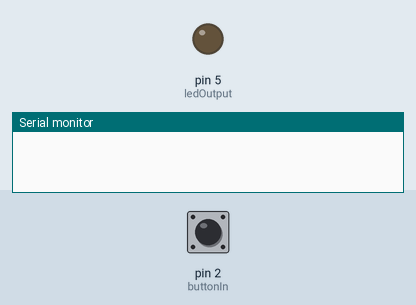
This sketch was run on a simulated Arduino Uno, built with avr-gcc and run on an emulated ATmega328P. Parts: output pins drawn as LEDs (lit = HIGH), the last lines printed to the serial monitor. Inputs (shaded band) come from the test bench; at power-on: pin 2 (buttonIn) HIGH.

Above: at 1.2 s.
1.3 s: pin 2 (buttonIn) pulled LOW for 0.15 s
At 1.8 s:
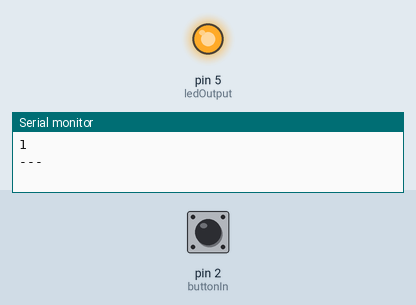
2.9 s: pin 2 (buttonIn) pulled LOW for 1 s
At 4.2 s:
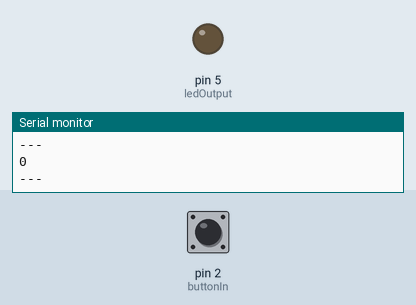
5.4 s: pin 2 (buttonIn) pulled LOW for 3.2 s
At 6.1 s:
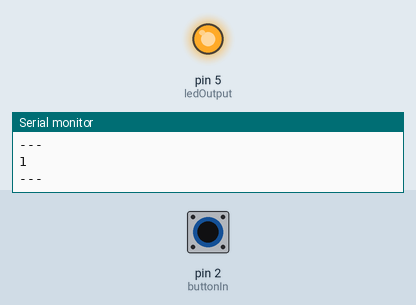
Timing chart, 0 to 8.4 s (numbered marks = the images above; inputs shaded):
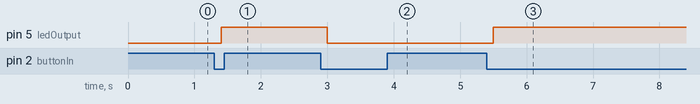

The sketch:

led_02.ino
```cpp
//led 灯控制相关demo

int ledOutput=5; //5号引脚支持 pwm 调频
int buttonIn=2;
int buttonState = 0;
int buttonStateOld = -1;
bool canChange  = true;

int lightBrightness = 0;
int lightDiff = 10;

void setup() {
  // put your setup code here, to run once:

   Serial.begin(9600);
   pinMode(ledOutput, OUTPUT);
   //pinMode(buttonIn, INPUT);
   pinMode(buttonIn, INPUT_PULLUP);
  //Serial.begin(9600);
}

void loop() {
  // put your main code here, to run repeatedly:

  // 开关按下亮， 松开灭
  //ledDownLight();

  //每次按下 灯亮 灭切换
  ledChange();


  //呼吸灯
  //pwmLight();

  return;
}

//led 开关按下亮， 松开灭
void ledDownLight() {
  buttonState = digitalRead(buttonIn);
  Serial.println(buttonState);

    if (buttonState == LOW) {
        digitalWrite(ledOutput, HIGH);
    } else {
        digitalWrite(ledOutput, LOW);
    }
}


//每次按按钮 Led灯切换
void ledChange() {
  buttonState = digitalRead(buttonIn);
  if (buttonStateOld == -1) {
    buttonStateOld =   LOW;
    return;
  }
 //

    if (buttonState == LOW) {
        delay(100);// 避免多次low
        if  (buttonState == digitalRead(buttonIn) && canChange) {
          if (buttonStateOld == HIGH) {
              buttonStateOld = LOW;

          } else {
              buttonStateOld = HIGH;
          }
          canChange = false;

          Serial.println(buttonStateOld);
          Serial.println("---");

        }
    } else {
      canChange = true;
    }

    digitalWrite(ledOutput, buttonStateOld);
}

//呼吸灯效果
void pwmLight() {

  lightBrightness += lightDiff;
  if (lightBrightness >= 250 ||  lightBrightness <= 0) {
    lightDiff = 0 - lightDiff;
  }

  analogWrite(ledOutput, lightBrightness);

  Serial.println(lightBrightness);
  delay(100);

}
```

Measured:
- after the input at 1.3 s, pin 5 (ledOutput): LOW → HIGH after 0.10 s
- after the input at 2.9 s, pin 5 (ledOutput): HIGH → LOW after 0.10 s
- after the input at 5.4 s, pin 5 (ledOutput): LOW → HIGH after 0.10 s
